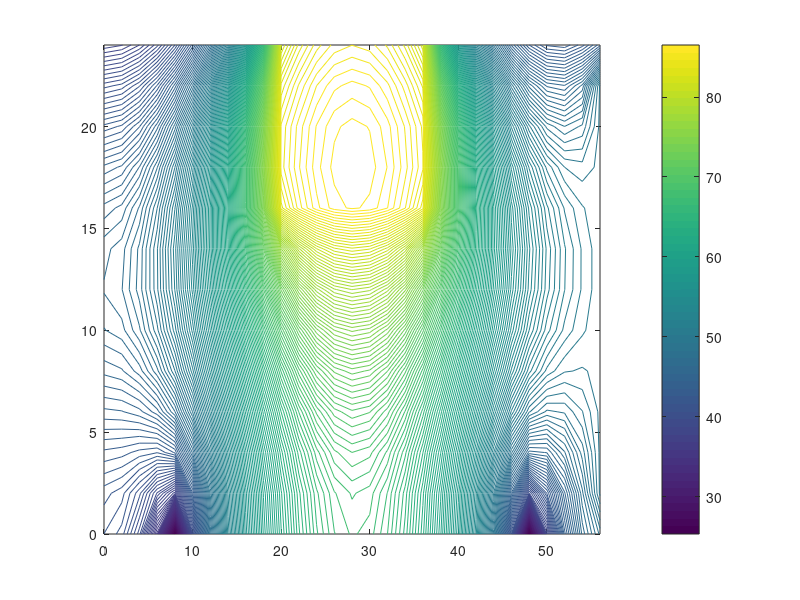
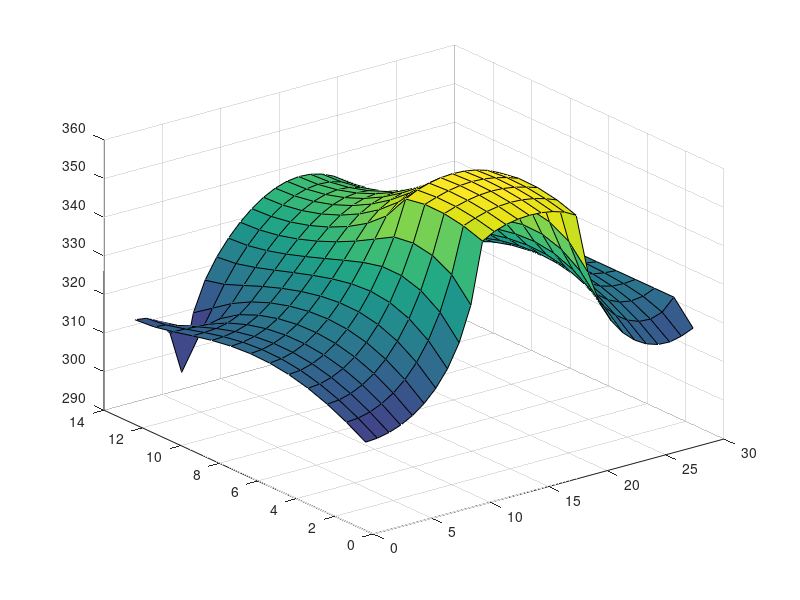
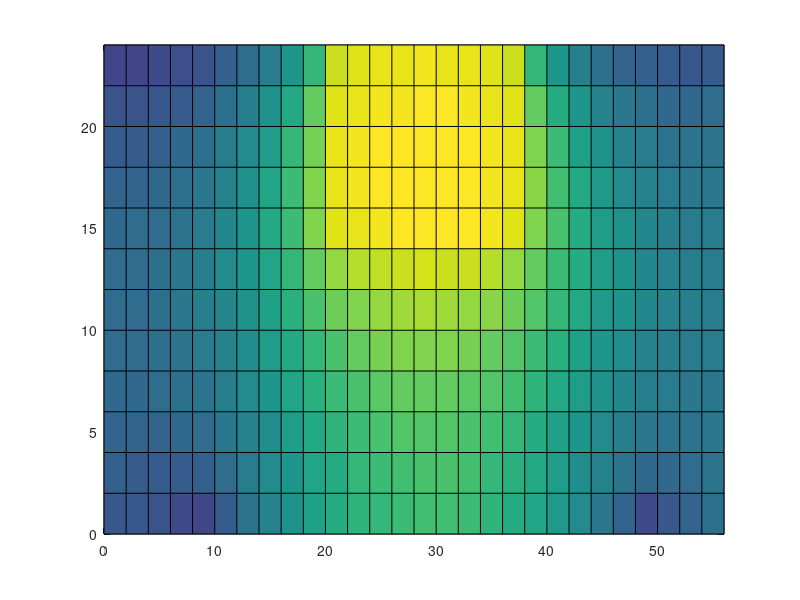

Reproduce these figures in MATLAB, in order.
clc
clear
%% Constants %%
[X,Y]=meshgrid(0:2:56,24:-2:0);
dx=0.002; %meter
dy=0.002; %meter
h=526.5; %watt/m2k
dx=dy;
qdot=10^7; %watt/m3
Tinf=23+273;%degrees celcious
Tc1=50+273; %degrees celcious
Tc2=273+25; %degrees celcious
n=377;
Ks=5; %watt/mk
Kc=52; %watt/mk
Km=28.5; %watt/mk
Bs=(h*dx)/Ks;% The biot Num.
Bc=(h*dx)/Kc;
Bm=(h*dx)/Km;
%%%%%%%%%%%%%%%%%%%%%%%%%%%%%%%%%%%%%%%%%%%%%%%%%%%%%%%%%%%%%%%%%%%%%%%%%%
%%%%%%%%%%%%%%%%%%%%%%%%%%%%%%%%%%%%%%%%%%%%%%%%%%%%%%%%%%%%%%%%%%%%%%%%%%
%% Writing the Eq.s %%
%%Deriving the factors matrix%%
T=zeros(n,n);
%%n=1
T(1,2)=1; T(1,14)=1; T(1,1)=-2;
%%n=2:12
i=2;
for i=2:12
    T(i,i)=-4;
    T(i,i-1)=1;
    T(i,i+1)=1;
    T(i,i+13)=2;
end
%%n=13
T(13,13)=-2-Bs; T(13,12)=1; T(13,26)=1;
%% The inside base
k=15;
for k=15:25
   T(k,k)=-4;
   T(k,k+1)=1;
   T(k,k-1)=1;
   T(k,k+13)=1;
   T(k,k-13)=1;
end
for k=28:38
   T(k,k)=-4;
   T(k,k+1)=1;
   T(k,k-1)=1;
   T(k,k+13)=1;
   T(k,k-13)=1;
end
for k=41:51
   T(k,k)=-4;
   T(k,k+1)=1;
   T(k,k-1)=1;
   T(k,k+13)=1;
   T(k,k-13)=1;
end
for k=54:64
   T(k,k)=-4;
   T(k,k+1)=1;
   T(k,k-1)=1;
   T(k,k+13)=1;
   T(k,k-13)=1;
end
for k=67:77
   T(k,k)=-4;
   T(k,k+1)=1;
   T(k,k-1)=1;
   T(k,k+13)=1;
   T(k,k-13)=1;
end
for k=80:90
   T(k,k)=-4;
   T(k,k+1)=1;
   T(k,k-1)=1;
   T(k,k+13)=1;
   T(k,k-13)=1;
end
for k=93:103
   T(k,k)=-4;
   T(k,k+1)=1;
   T(k,k-1)=1;
   T(k,k+13)=1;
   T(k,k-13)=1;
end
for k=106:116
   T(k,k)=-4;
   T(k,k+1)=1;
   T(k,k-1)=1;
   T(k,k+13)=1;
   T(k,k-13)=1;
end
for k=119:129
   T(k,k)=-4;
   T(k,k+1)=1;
   T(k,k-1)=1;
   T(k,k+13)=1;
   T(k,k-13)=1;
end
for k=132:138
   T(k,k)=-4;
   T(k,k+1)=1;
   T(k,k-1)=1;
   T(k,k+13)=1;
   T(k,k-13)=1;
end
for k=145:151
   T(k,k)=-4;
   T(k,k+1)=1;
   T(k,k-1)=1;
   T(k,k+13)=1;
   T(k,k-13)=1;
end
for k=158:164
   T(k,k)=-4;
   T(k,k+1)=1;
   T(k,k-1)=1;
   T(k,k+13)=1;
   T(k,k-13)=1;
end
for k=171:177
   T(k,k)=-4;
   T(k,k+1)=1;
   T(k,k-1)=1;
   T(k,k+13)=1;
   T(k,k-13)=1;
end
for k=184:190
   T(k,k)=-4;
   T(k,k+1)=1;
   T(k,k-1)=1;
   T(k,k+13)=1;
   T(k,k-13)=1;
end
for k=197:203
   T(k,k)=-4;
   T(k,k+1)=1;
   T(k,k-1)=1;
   T(k,k+13)=1;
   T(k,k-13)=1;
end
for k=210:216
   T(k,k)=-4;
   T(k,k+1)=1;
   T(k,k-1)=1;
   T(k,k+13)=1;
   T(k,k-13)=1;
end
for k=223:229
   T(k,k)=-4;
   T(k,k+1)=1;
   T(k,k-1)=1;
   T(k,k+13)=1;
   T(k,k-13)=1;
end
for k=236:242
   T(k,k)=-4;
   T(k,k+1)=1;
   T(k,k-1)=1;
   T(k,k+13)=1;
   T(k,k-13)=1;
end
for k=249:259
   T(k,k)=-4;
   T(k,k+1)=1;
   T(k,k-1)=1;
   T(k,k+13)=1;
   T(k,k-13)=1;
end
for k=262:272
   T(k,k)=-4;
   T(k,k+1)=1;
   T(k,k-1)=1;
   T(k,k+13)=1;
   T(k,k-13)=1;
end
for k=275:285
   T(k,k)=-4;
   T(k,k+1)=1;
   T(k,k-1)=1;
   T(k,k+13)=1;
   T(k,k-13)=1;
end
for k=288:298
   T(k,k)=-4;
   T(k,k+1)=1;
   T(k,k-1)=1;
   T(k,k+13)=1;
   T(k,k-13)=1;
end
for k=301:311
   T(k,k)=-4;
   T(k,k+1)=1;
   T(k,k-1)=1;
   T(k,k+13)=1;
   T(k,k-13)=1;
end
for k=314:324
   T(k,k)=-4;
   T(k,k+1)=1;
   T(k,k-1)=1;
   T(k,k+13)=1;
   T(k,k-13)=1;
end
for k=327:337
   T(k,k)=-4;
   T(k,k+1)=1;
   T(k,k-1)=1;
   T(k,k+13)=1;
   T(k,k-13)=1;
end
for k=340:350
   T(k,k)=-4;
   T(k,k+1)=1;
   T(k,k-1)=1;
   T(k,k+13)=1;
   T(k,k-13)=1;
end
for k=353:363
   T(k,k)=-4;
   T(k,k+1)=1;
   T(k,k-1)=1;
   T(k,k+13)=1;
   T(k,k-13)=1;
end
%% n=26:13:130
ii=26;
for ii=26:13:130
   T(ii,ii)=-4-2*Bs;
   T(ii,ii-1)=2;
   T(ii,ii+13)=1;
   T(ii,ii-13)=1;
end
%% n=156:13:234
for iii=156:13:234
   T(iii,iii)=-4-2*Bc;
   T(iii,iii-1)=2;
   T(iii,iii+13)=1;
   T(iii,iii-13)=1;
end
%% n=260:13:364
for jj=260:13:364
   T(jj,jj)=-4-2*Bs;
   T(jj,jj-1)=2;
   T(jj,jj+13)=1;
   T(jj,jj-13)=1;
end
%% n=152:13:230
for kk=152:13:230
   T(kk,kk)=-4;
   T(kk,kk+1)=Kc/Km;
   T(kk,kk-1)=Ks/Km;
   T(kk,kk+13)=1;
   T(kk,kk-13)=1;
end
%% n=140:142
for jjj=140:142
   T(jjj,jjj)=-4;
   T(jjj,jjj+1)=1;
   T(jjj,jjj-1)=1;
   T(jjj,jjj+13)=Kc/Km;
   T(jjj,jjj-13)=Ks/Km;
end
%% 244:246
for j=244:246
   T(j,j)=-4;
   T(j,j+1)=1;
   T(j,j-1)=1;
   T(j,j-13)=Kc/Km;
   T(j,j+13)=Ks/Km;
end
%%n=139
T(139,140)=1; T(139,152)=1; T(139,138)=Ks/Km;T(139,126)=Ks/Km;T(139,139)=-2-(2*Ks/Km);
%%n=143
T(143,130)=Ks/Km; T(143,156)=Kc/Km;T(143,142)=2;T(143,143)=-2-((Ks+Kc)/Km)-2*Bm;
%%n=247
T(247,260)=Ks/Km; T(247,234)=Kc/Km;T(247,246)=2;T(247,247)=-2-((Ks+Kc)/Km)-2*Bm;
%%n=243
T(243,230)=1; T(243,244)=1; T(243,242)=Ks/Km;T(243,256)=Ks/Km;T(243,243)=-2-(2*Ks/Km);
%%n=14:13:352
for uu=14:13:40
    T(uu,uu-13)=1;
    T(uu,uu+13)=1;
    T(uu,uu+1)=2;
    T(uu,uu)=-4;
end
for uu=66:13:300
    T(uu,uu-13)=1;
    T(uu,uu+13)=1;
    T(uu,uu+1)=2;
    T(uu,uu)=-4;
end
for uu=326:13:352
    T(uu,uu-13)=1;
    T(uu,uu+13)=1;
    T(uu,uu+1)=2;
    T(uu,uu)=-4;
end
%% n=inside the chip
for uuu=153:155
    T(uuu,uuu-13)=1;
    T(uuu,uuu+13)=1;
    T(uuu,uuu-1)=1;
    T(uuu,uuu+1)=1;
    T(uuu,uuu)=-4;
end
for uuu=166:168
    T(uuu,uuu-13)=1;
    T(uuu,uuu+13)=1;
    T(uuu,uuu-1)=1;
    T(uuu,uuu+1)=1;
    T(uuu,uuu)=-4;
end
for uuu=179:181
    T(uuu,uuu-13)=1;
    T(uuu,uuu+13)=1;
    T(uuu,uuu-1)=1;
    T(uuu,uuu+1)=1;
    T(uuu,uuu)=-4;
end
for uuu=192:194
    T(uuu,uuu-13)=1;
    T(uuu,uuu+13)=1;
    T(uuu,uuu-1)=1;
    T(uuu,uuu+1)=1;
    T(uuu,uuu)=-4;
end
for uuu=205:207
    T(uuu,uuu-13)=1;
    T(uuu,uuu+13)=1;
    T(uuu,uuu-1)=1;
    T(uuu,uuu+1)=1;
    T(uuu,uuu)=-4;
end
for uuu=218:220
    T(uuu,uuu-13)=1;
    T(uuu,uuu+13)=1;
    T(uuu,uuu-1)=1;
    T(uuu,uuu+1)=1;
    T(uuu,uuu)=-4;
end
for uuu=231:233
    T(uuu,uuu-13)=1;
    T(uuu,uuu+13)=1;
    T(uuu,uuu-1)=1;
    T(uuu,uuu+1)=1;
    T(uuu,uuu)=-4;
end
%%n=365
T(365,365)=-2; T(365,352)=1;
%%n=377
T(377,364)=1; T(377,377)=-2-Bs;
%%n=366:376
for zz=366:376
    T(zz,zz)=1;
end
T(53,53)=1;
T(313,313)=1;
%%Deriving the coefficient matrix%%
%%%%%%%%%%%%%%%%%%%%%%%%%%%%%%%%%%%%%%%%%%%%%%%%%%%%%%%%%%%%%%%%%%%%%%%%%%
%%%%%%%%%%%%%%%%%%%%%%%%%%%%%%%%%%%%%%%%%%%%%%%%%%%%%%%%%%%%%%%%%%%%%%%%%%
B=zeros(377,1);
B(13,1)=-Bs*Tinf;
B(243,1)=(-1)*qdot*(dx^2)/(4*Km);
for z=26:13:130
    B(z,1)=-2*Bs*Tinf;
end
for z=156:13:243
    B(z,1)=-(2*Bc*Tinf)+((-1)*qdot*(dx^2)/(Kc));
end
for z=260:13:364
    B(z,1)=(-1)*2*Bs*Tinf;
end
for z=152:13:230
    B(z,1)=(-1)*qdot*(dx^2)/(2*Km);
end
for z=140:142
    B(z,1)=(-1)*qdot*(dx^2)/(2*Km);
end
for z=244:246
    B(z,1)=(-1)*qdot*(dx^2)/(2*Km);
end
B(139,1)=(-1)*qdot*(dx^2)/(4*Km);
B(143,1)=-(2*Bm*Tinf)+((-1)*qdot*(dx^2)/(2*Km));
B(247,1)=-(2*Bm*Tinf)+((-1)*qdot*(dx^2)/(2*Km));
for z=366:376
    B(z,1)=Tc1;
end
B([53,313],1)=Tc2;
B(365,1)=-Tc1;
B(377,1)=-Tc1-(Bs*Tinf);
for z=153:155
    B(z,1)=(-1)*qdot*(dx*dy)/Kc;
end
for z=166:168
    B(z,1)=(-1)*qdot*(dx*dy)/Kc;
end
for z=179:181
    B(z,1)=(-1)*qdot*(dx*dy)/Kc;
end
for z=192:194
    B(z,1)=(-1)*qdot*(dx*dy)/Kc;
end
for z=205:207
    B(z,1)=(-1)*qdot*(dx*dy)/Kc;
end
for z=218:220
    B(z,1)=(-1)*qdot*(dx*dy)/Kc;
end
for z=231:233
    B(z,1)=(-1)*qdot*(dx*dy)/Kc;
end
%%%%%%%%%%%%%%%%%%%%%%%%%%%%%%%%%%%%%%%%%%%%%%%%%%%%%%%%%%%%%%%%%%%%%%%%%%
%%%%%%%%%%%%%%%%%%%%%%%%%%%%%%%%%%%%%%%%%%%%%%%%%%%%%%%%%%%%%%%%%%%%%%%%%%
%xlswrite('Pro1.xlsx',T)
%xlswrite('Pro2.xlsx',B)
%S=det(T)
Ans=T\B;
Tans=reshape(Ans,13,29)
TAns=flipud(Tans)
tdina=TAns-273*ones(13,29);
figure(1)
contour(X,Y,tdina,200),colorbar()
shading interp
figure(2)
surf(TAns)
figure(3)
pcolor(X,Y,tdina)
